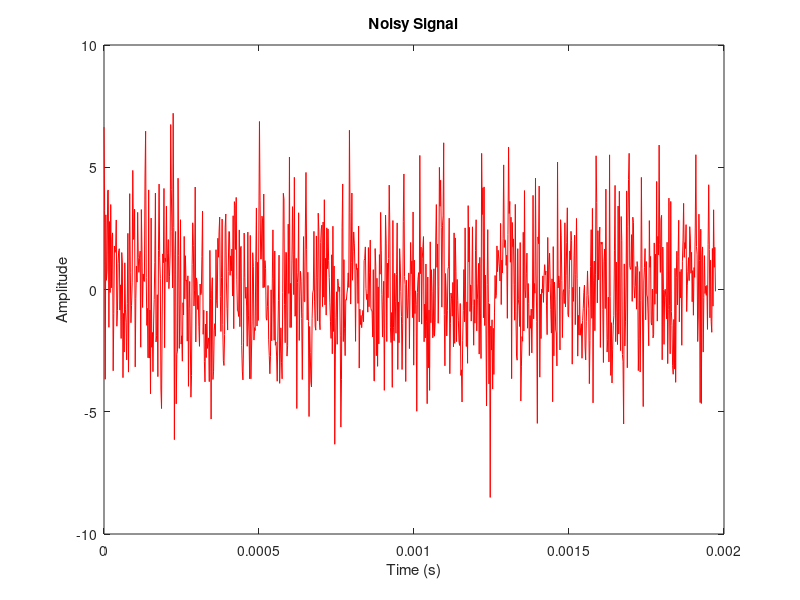

Reproduce this figure in MATLAB.
clear;

% Frequency parameters
f1 = 10140;                % Frequency (Hz)
phi1 = pi/6;              % Phase (radians)

% Time Vector
t = linspace(0, 20 * 1/f1, 1000); 
Ts = t(2) - t(1);         % Sampling period (seconds)

% Create the clean signal
s1 = sin(2*pi*f1*t + phi1);

% Add Gaussian noise
noise_power = 5;      % Variance of Gaussian noise
noise = sqrt(noise_power) * randn(size(t));
noisy_signal = s1 + noise;

% Print results
current_filename=sprintf('One_Signal_Vin.txt');
current_fid=fopen(current_filename,'w');
fprintf(current_fid,'%e     %e \n',[t; noisy_signal]);
fprintf(current_fid,'%e     %e \n',[t(end)+Ts; 0]);
fclose(current_fid);

% Plot results
figure;
plot(t, noisy_signal, 'k', 'color', 'red');
title('Noisy Signal');
xlabel('Time (s)'); ylabel('Amplitude');
